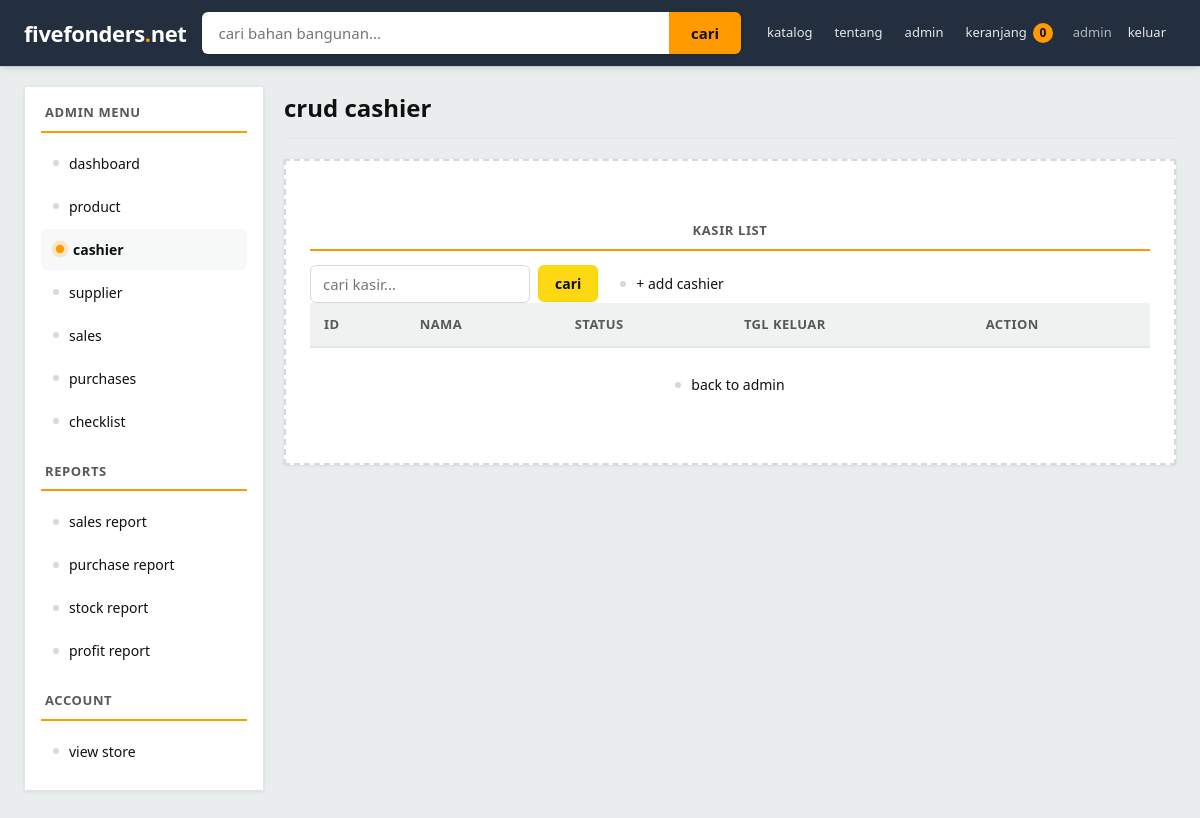
The page /admin/cashier/cashier.php (signed in) on the database as committed earlier.
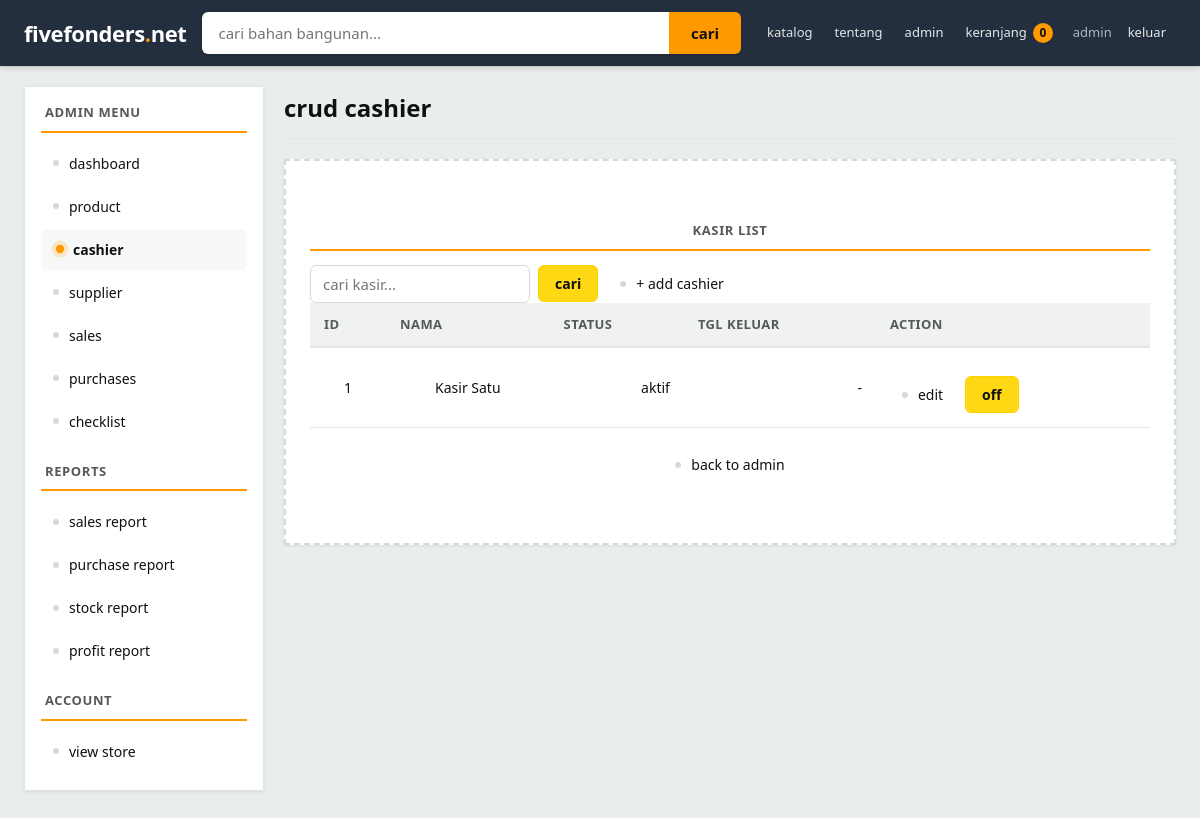
The same page on the database as committed later.
### tables this page shows
CREATE TABLE cashiers (
    id_kasir INT AUTO_INCREMENT PRIMARY KEY,
    nama_kasir VARCHAR(50) UNIQUE NOT NULL,
    status ENUM('aktif','nonaktif') DEFAULT 'aktif',
    tanggal_keluar DATE DEFAULT NULL
);

### admin/cashier/cashier.php (the view, shortened to what this page needs)
<?php
require_once __DIR__ . '/../../config/database.php';
$cari = trim($_GET['cari'] ?? '');
if ($cari !== '') {
    $result = mysqli_execute_query($koneksi, 'SELECT id_kasir, nama_kasir, status, tanggal_keluar FROM cashiers WHERE nama_kasir LIKE CONCAT("%", ?, "%") ORDER BY id_kasir', [$cari]);
} else {
    $result = mysqli_query($koneksi, 'SELECT id_kasir, nama_kasir, status, tanggal_keluar FROM cashiers ORDER BY id_kasir');
}
?>
<!DOCTYPE html>
<html lang="en">
<head>
    <link rel="stylesheet" href="../../assets/style.css?v=3">
</head>
<body class="marketpage themelight">
    <?php require __DIR__ . '/../../home/partials/topbar.php'; ?>
    <div class="layout">
        <?php require __DIR__ . '/../../home/partials/sidebaradmin.php'; ?>
        <div class="content">
            <div class="heading">crud cashier</div>
            <div class="emptybox">
                <div class="sidetitle">kasir list</div>
                <div class="actionrow">
                    <form method="get" action="cashier.php" class="form" style="margin:0">
                        <input type="text" name="cari" class="forminput" placeholder="cari kasir..." value="<?= htmlspecialchars($cari) ?>">
                        <button type="submit" class="enterbtn">cari</button>
                    </form>
                    <a href="newcashier.php" class="sidelink">+ add cashier</a>
                </div>
                <table class="carttable">
                    <tr class="cartheader">
                        <th class="cartcell">id</th>
                        <th class="cartcell">nama</th>
                        <th class="cartcell">status</th>
                        <th class="cartcell">tgl keluar</th>
                        <th class="cartcell">action</th>
                    </tr>
                    <?php while ($k = mysqli_fetch_assoc($result)): ?>
                    <tr class="cartrow">
                        <td class="cartcell"><?= (int) $k['id_kasir'] ?></td>
                        <td class="cartcell"><?= htmlspecialchars($k['nama_kasir']) ?></td>
                        <td class="cartcell"><?= htmlspecialchars($k['status']) ?></td>
                        <td class="cartcell"><?= htmlspecialchars($k['tanggal_keluar'] ?? '-') ?></td>
                        <td class="cartcell">
                            <div class="actionrow">
                                <a href="editcashier.php?id_kasir=<?= (int) $k['id_kasir'] ?>" class="sidelink">edit</a>
                                <form method="post" action="offcashier.php" style="display:inline" onsubmit="return confirmoff();">
                                    <button type="submit" class="enterbtn">off</button>
                                </form>
                            </div>
                        </td>
                    </tr>
                    <?php endwhile; ?>
                </table>
                <div class="backlink"><a href="../admin.php" class="sidelink">back to admin</a></div>
            </div>
        </div>
    </div>
</body>
</html>

Rows that differ between the two databases and show on the page:
added cashiers: id_kasir "1", nama_kasir "Kasir Satu", status "aktif", tanggal_keluar "-"
